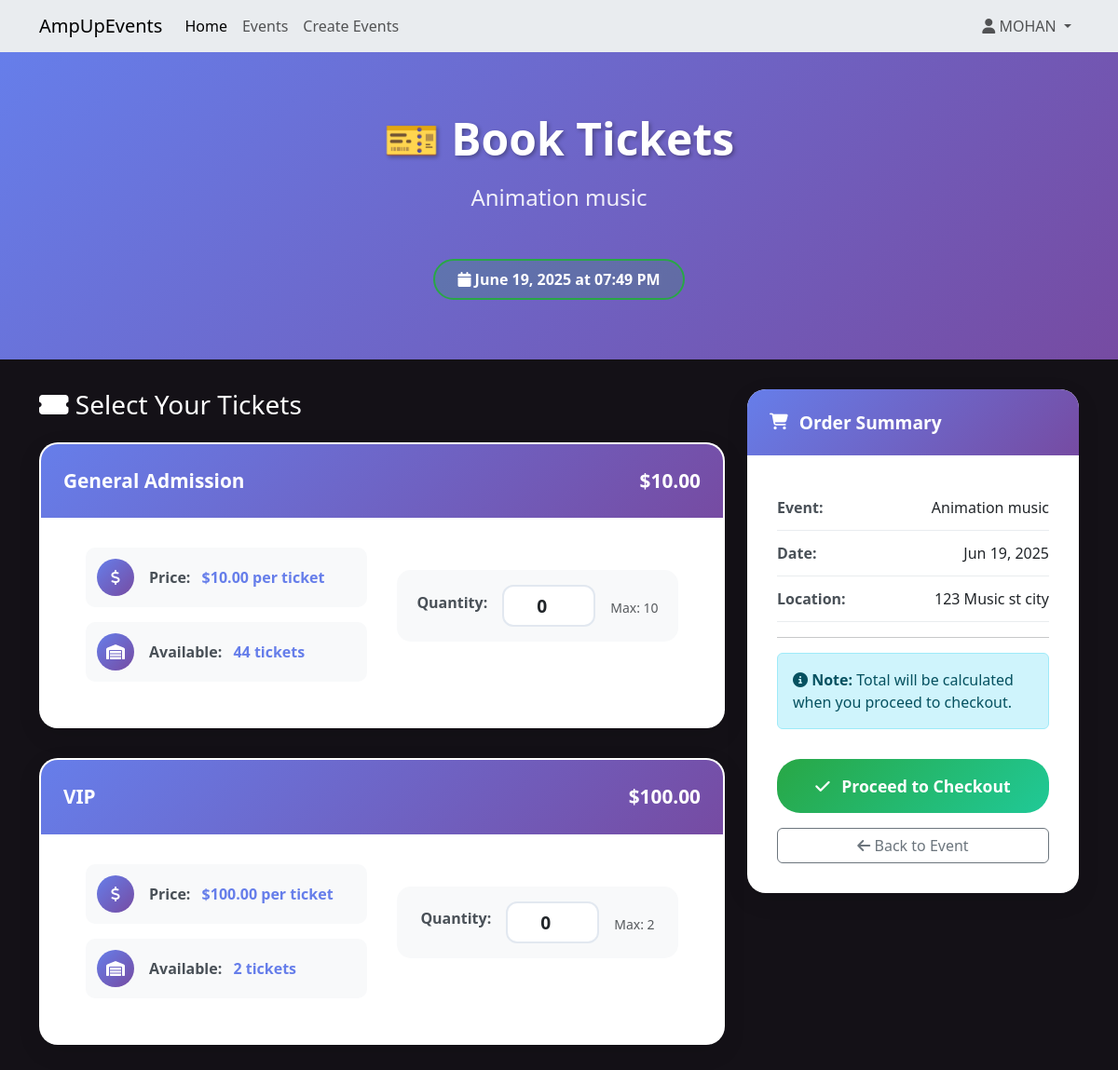
Page /events/4/book (signed in) on the earlier database version.
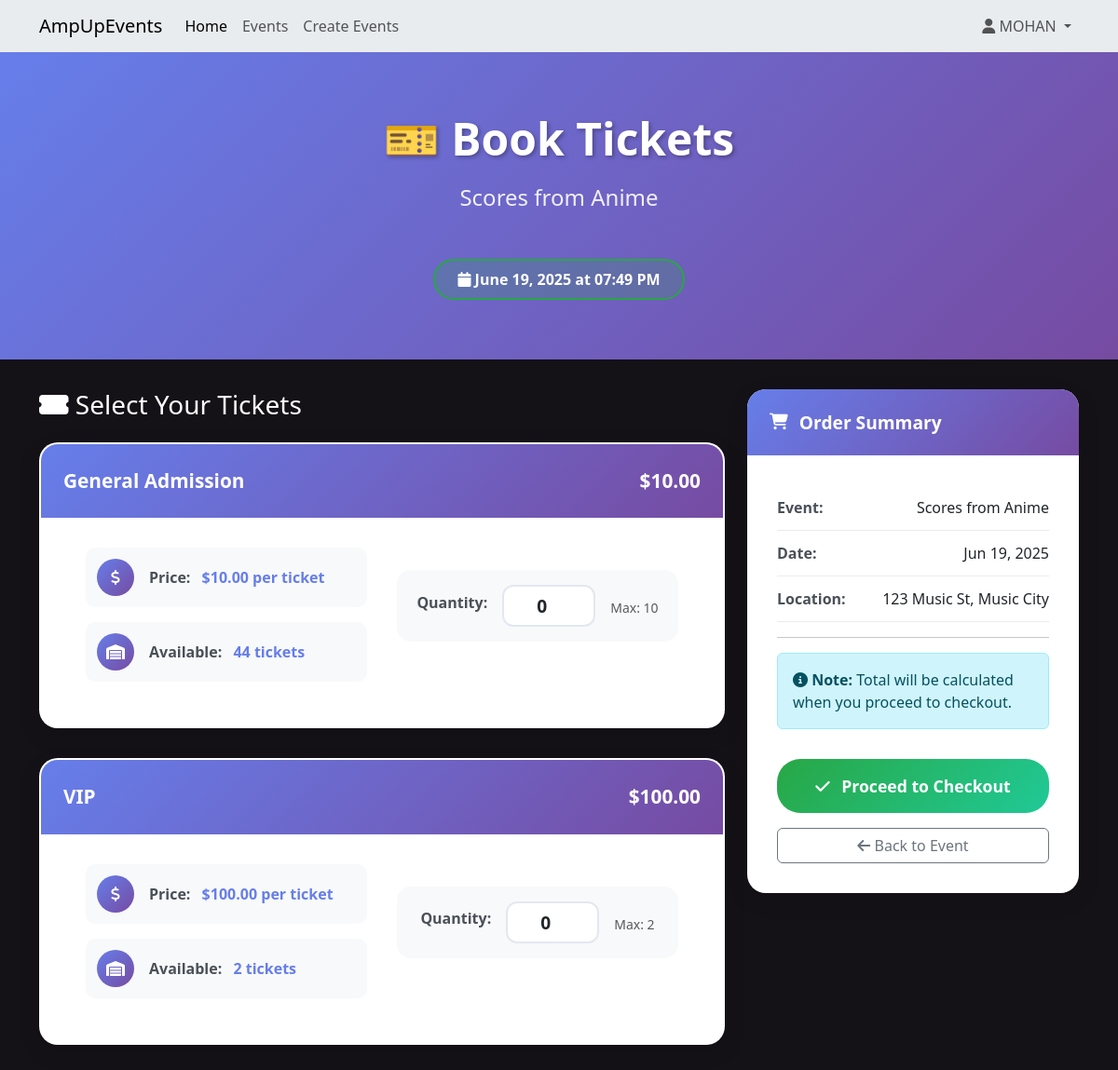
Same page on the later database version.
### website/models.py (models this page shows, shortened)
class Event(db.Model):
    __tablename__ = 'events'
    id = db.Column(db.Integer, primary_key=True)  # Unique identifier for the event
    name = db.Column(db.String(120), index=True, nullable=False)  # Event name
    description = db.Column(db.Text, nullable=True)  # Optional detailed description of the event
    image_filename = db.Column(db.String(255), nullable=True)  # Filename of the event's image
    start_datetime = db.Column(db.DateTime, nullable=False)  # Combined start date and time for the event
    location = db.Column(db.String(100), nullable=False)  # General location of the event
    venue = db.Column(db.String(100), nullable=True)  # Specific venue name, optional
    genre_id = db.Column(db.Integer, db.ForeignKey('genres.id'), nullable=False)  # Reference to Genre table
    artist_info = db.Column(db.Text, nullable=True) # Information about the artist(s)
    status = db.Column(db.String(20), default='Open', nullable=False)  # Current status of the event (e.g., Open, Cancelled)
    age_limit = db.Column(db.Integer, nullable=True)
    length = db.Column(db.String(50), nullable=True)
    policies = db.Column(db.Text, nullable=True)
    facebook = db.Column(db.String(255), nullable=True)
    instagram = db.Column(db.String(255), nullable=True)
    twitter = db.Column(db.String(255), nullable=True)
    created_at = db.Column(db.DateTime, default=datetime.now)
    updated_at = db.Column(db.DateTime, default=datetime.now, onupdate=datetime.now)
    created_by = db.Column(db.Integer, db.ForeignKey('users.id'), nullable=False)
    ticket_types = db.relationship('ticket_type', backref='event', lazy='dynamic', cascade="all, delete-orphan") # cascade="all, delete-orphan": https://docs.sqlalchemy.org/en/20/orm/cascades.html
    comments = db.relationship('Comment', backref='event', lazy='dynamic', cascade="all, delete-orphan")
    bookings = db.relationship('Booking', backref='event', lazy='dynamic', cascade="all, delete-orphan")
    @property
    def current_status(self):
        if self.status == 'Cancelled':
            return 'Cancelled'
        if self.status == 'Completed':
            return 'Completed'
        if self.start_datetime and self.start_datetime < datetime.now():
            return 'Inactive'
        if self.ticket_types:
            total_available = sum(ticket.quantity_available for ticket in self.ticket_types)
            if total_available == 0:
                return 'Sold Out'
        return 'Open'

### website/events.py (the view, shortened to what this page needs)
@eventbp.route('/<int:id>/book', methods=['GET', 'POST'])
@login_required
def book_tickets(id):
    event = db.session.query(Event).filter_by(id=id).first_or_404()
    form = BookingForm()
    if event.current_status in ['Cancelled', 'Sold Out', 'Completed', 'Inactive']:
        flash(f"Sorry, this event is {event.current_status.lower()} and not available for booking.", "warning")
        return redirect(url_for('event.details', id=id))
    ticket_types = event.ticket_types.filter(ticket_type.quantity_available > 0).all()
    if not ticket_types:
        flash("Sorry, there are no tickets available for this event.", "warning")
        return redirect(url_for('event.details', id=id))
    return render_template('events/bookTickets.html', event=event, ticket_types=ticket_types, form=form)

### website/forms.py
class BookingForm(FlaskForm):
    submit = SubmitField('Proceed to Checkout')

### website/templates/events/bookTickets.html (shortened to what the changed rows need)
{% extends 'base.html' %}
{% block head %}
<link rel="stylesheet" href="{{ url_for('static', filename='style/bookTickets.css') }}">
{% endblock %}
{% block content %}
<div class="booking-hero">
    <div class="container">
        <div class="text-center">
            <h1 class="hero-title">🎫 Book Tickets</h1>
            <p class="hero-subtitle">{{ event.name }}</p>
            <div class="status-badge status-open">
                <i class="fas fa-calendar"></i> {{ event.start_datetime.strftime('%B %d, %Y at %I:%M %p') }}
            </div>
        </div>
    </div>
</div>
<div class="container">
            <form method="POST" id="booking-form">
        <div class="row">
            <div class="col-lg-4">
                <div class="content-card sticky-top" style="top: 2rem;">
                    <div class="content-card-body">
                        <div class="summary-item">
                            <strong>Event:</strong> {{ event.name }}
                        </div>
                        <div class="summary-item">
                            <strong>Date:</strong> {{ event.start_datetime.strftime('%b %d, %Y') }}
                        </div>
                        <div class="summary-item">
                            <strong>Location:</strong> {{ event.location }}
                        </div>
                        <hr>
                        <div class="alert alert-info">
                            <i class="fas fa-info-circle"></i>
                            <strong>Note:</strong> Total will be calculated when you proceed to checkout.
                        </div>
                        <button type="submit" class="btn-proceed">
                            <i class="fas fa-check"></i> Proceed to Checkout
                        </button>
                        <div class="mt-3">
                            <a href="{{ url_for('event.details', id=event.id) }}" class="btn btn-outline-secondary w-100">
                            </a>
                        </div>
                    </div>
                </div>
            </div>
        </div>
    </form>
</div>
{% endblock %}

Differences in the rows shown:
changed Event: name "Animation music" → "Scores from Anime"; location "123 Music st city" → "123 Music St, Music City"
